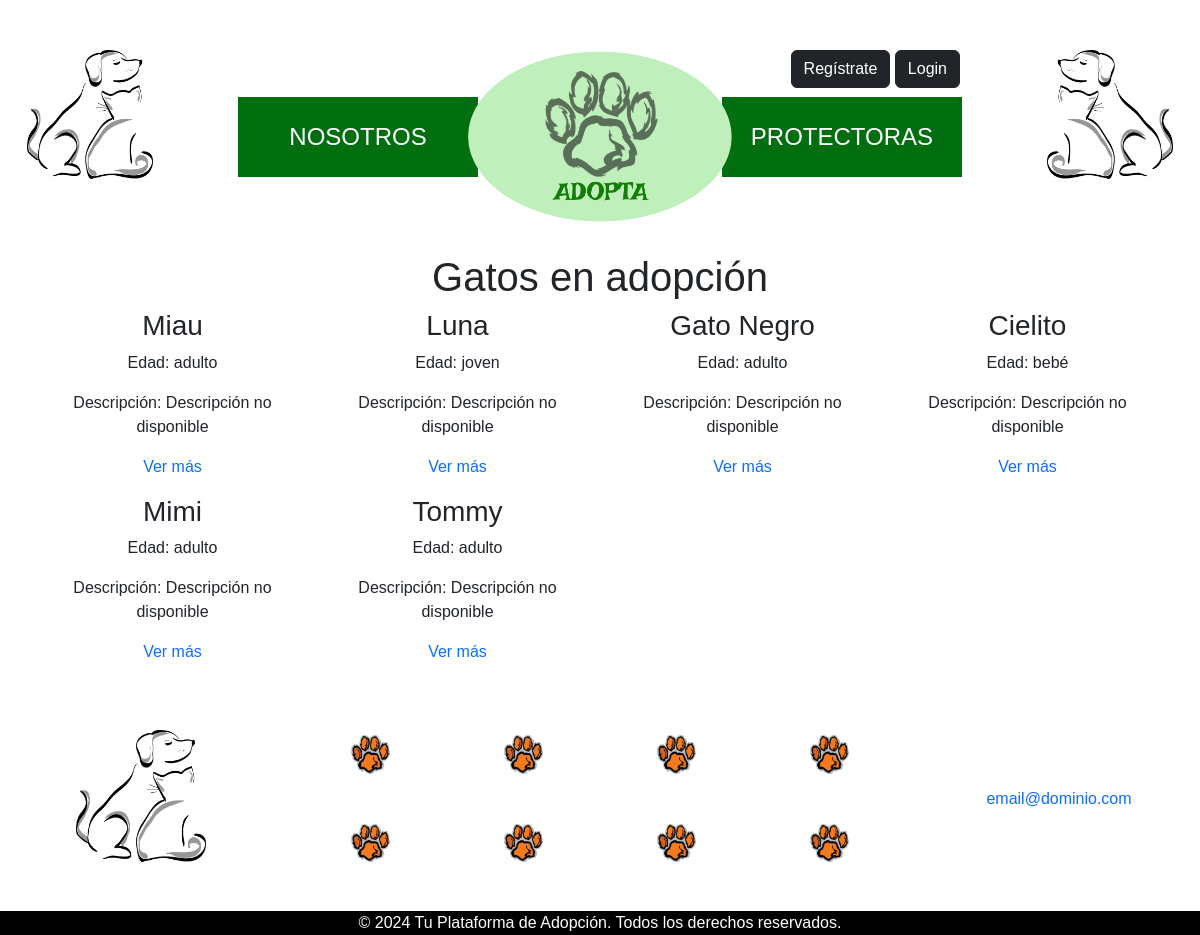
/public_html/router.php?action=buscarPorEspecie&especie=Gatos, run on the app's committed database.
### tables this page shows
CREATE TABLE IF NOT EXISTS `animales` (
  `id_animal` int NOT NULL AUTO_INCREMENT,
  `id_protectora` int DEFAULT NULL,
  `id_especie` int DEFAULT NULL,
  `nombre_animal` varchar(100) NOT NULL,
  `descripcion` longtext,
  `raza` varchar(100) DEFAULT NULL,
  `tamano` enum('enano','pequeño','mediano','grande','gigante') DEFAULT NULL,
  `sexo` enum('Macho','Hembra') DEFAULT NULL,
  `edad` enum('bebé','joven','adulto','anciano') DEFAULT NULL,
  `estado_salud` enum('Bueno','Enfermedad crónica','Malo','Otros (consultar)') DEFAULT NULL,
  `foto_principal` longblob NOT NULL,
  `fotos_adicionales` longblob,
  `adoptado` tinyint(1) DEFAULT '0',
  `urgente` tinyint(1) DEFAULT '0',
  `en_acogida` tinyint(1) DEFAULT '0',
  `esterilizado` enum('Sí','Con compromiso de esterilización') DEFAULT NULL,
  `fallecido` tinyint(1) DEFAULT '0',
  PRIMARY KEY (`id_animal`),
  KEY `id_protectora` (`id_protectora`),
  KEY `id_especie` (`id_especie`)
);

### public_html/index.php (called while the page is built, shortened)
<?php
    include PROJECT_ROOT . '/templates/main.php';
?>

### src/controllers/AnimalController.php (called while the page is built, shortened)
<?php
    require_once PROJECT_ROOT . '/src/models/Animal.php';
    class AnimalController {
        public $animalmodel;
        public function __construct($conn) {
            $this->conn = $conn;
            $this->animalmodel = new Animal($this->conn);
        }
        public function buscarPorEspecie($especie) {
            return $this->animalmodel->getAnimalesPorFiltro('especie', $especie);
        }
    }
?>

### src/models/Animal.php (called while the page is built, shortened)
<?php
    class Animal {
        private $conn;
        public function __construct($db) {
            $this->conn = $db;
        }
        public function getAnimalesPorFiltro($filtro, $valor) {
            if ($filtro = "especie"){
                $query = "SELECT a.*, e.nombre_especie FROM animales a
                JOIN especies e ON a.id_especie = e.id_especie
                WHERE e.nombre_especie = :valor";
                $stmt = $this->conn->prepare($query);
                $stmt->bindParam(':valor', $valor);
                $stmt->execute();
                return $stmt->fetchAll(PDO::FETCH_ASSOC);
            }
        }
    }
?>

### src/views/resultadosEspeciesView.php (the view, shortened to what this page needs)
<h1><?php echo htmlspecialchars($especie); ?> en adopción</h1>
<div id="animales-list" class="container">
    <div id="animales-container" class="row">
        <?php if (empty($animales)): ?>
            <p>No se encontraron animales para esta especie.</p>
        <?php else: ?>
            <?php foreach ($animales as $animal): ?>
                <div class="col-md-3 mb-3">
                    <div class="animal">
                        <h3><?php echo htmlspecialchars($animal['nombre_animal']); ?></h3>
                        <p>Edad: <?php echo htmlspecialchars($animal['edad']); ?></p>
                        <p>Descripción: <?php echo nl2br(htmlspecialchars($animal['descripcion'] ?? 'Descripción no disponible')); ?></p>
                        <a href="casoIndividual.php?id=<?php echo $animal['id_animal']; ?>">Ver más</a>
                    </div>
                </div>
            <?php endforeach; ?>
        <?php endif; ?>
    </div>
</div>

### public_html/assets/css/customStyle.css (style rules this page uses)
* { font-family: Arial, Helvetica, sans-serif; }
html, body { height: 100%; }
body { margin: 50px 0 0 0; display: flex; flex-direction: column; }
a { text-decoration: none !important; }

### data on the page
animales: nombre_animal "Miau", edad "adulto", descripcion "Descripción no disponible"
animales: nombre_animal "Luna", edad "joven", descripcion "Descripción no disponible"
animales: nombre_animal "Gato Negro", edad "adulto", descripcion "Descripción no disponible"
animales: nombre_animal "Cielito", edad "bebé", descripcion "Descripción no disponible"
animales: nombre_animal "Mimi", edad "adulto", descripcion "Descripción no disponible"
animales: nombre_animal "Tommy", edad "adulto", descripcion "Descripción no disponible"

### other printed values
$especie "Gatos"
